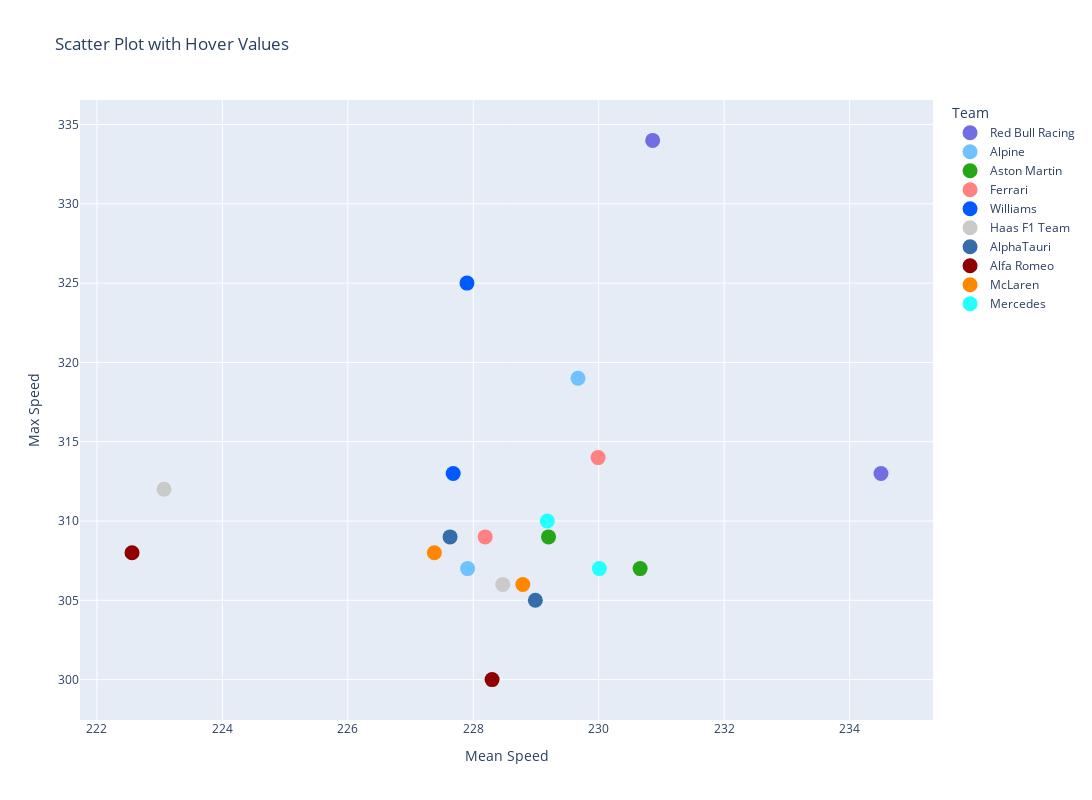

The code cell stored with this chart in its notebook:
### Code cell
fig = px.scatter(
    df_box,
    x='Mean Speed',
    y='Max Speed',
    color='Team',
    hover_name='Driver',  # Display team name when hovering
    hover_data={'Driver': True, 'Team': True,'Color':False},  # Display driver and team in hover
    color_discrete_map=team_colors,  # Map team names to colors
    title='Scatter Plot with Hover Values',
    width=1200,  # Specify the width of the figure in pixels
    height=800,  # Specify the height of the figure in pixels
)
fig.update_traces(marker_size=15)
fig.show()

### Figure 1 — Plotly figure (JSON) as saved in the notebook; plotly's stock layout.template omitted (floating-point values rounded to 4 significant figures)
{"data": [{"customdata": [["VER", "Red Bull Racing", "#0600ef"], ["PER", "Red Bull Racing", "#716de2"]], "hovertemplate": "<b>%{hovertext}</b><br><br>Team=%{customdata[1]}<br>Mean Speed=%{x}<br>Max Speed=%{y}<br>Driver=%{customdata[0]}<extra></extra>", "hovertext": ["VER", "PER"], "legendgroup": "Red Bull Racing", "marker": {"color": "#716de2", "size": 15, "symbol": "circle"}, "mode": "markers", "name": "Red Bull Racing", "orientation": "v", "showlegend": true, "type": "scatter", "x": [230.9, 234.5], "xaxis": "x", "y": [334, 313], "yaxis": "y"}, {"customdata": [["GAS", "Alpine", "#0090ff"], ["OCO", "Alpine", "#70c2ff"]], "hovertemplate": "<b>%{hovertext}</b><br><br>Team=%{customdata[1]}<br>Mean Speed=%{x}<br>Max Speed=%{y}<br>Driver=%{customdata[0]}<extra></extra>", "hovertext": ["GAS", "OCO"], "legendgroup": "Alpine", "marker": {"color": "#70c2ff", "size": 15, "symbol": "circle"}, "mode": "markers", "name": "Alpine", "orientation": "v", "showlegend": true, "type": "scatter", "x": [229.7, 227.9], "xaxis": "x", "y": [319, 307], "yaxis": "y"}, {"customdata": [["ALO", "Aston Martin", "#006f62"], ["STR", "Aston Martin", "#25a617"]], "hovertemplate": "<b>%{hovertext}</b><br><br>Team=%{customdata[1]}<br>Mean Speed=%{x}<br>Max Speed=%{y}<br>Driver=%{customdata[0]}<extra></extra>", "hovertext": ["ALO", "STR"], "legendgroup": "Aston Martin", "marker": {"color": "#25a617", "size": 15, "symbol": "circle"}, "mode": "markers", "name": "Aston Martin", "orientation": "v", "showlegend": true, "type": "scatter", "x": [230.7, 229.2], "xaxis": "x", "y": [307, 309], "yaxis": "y"}, {"customdata": [["LEC", "Ferrari", "#dc0000"], ["SAI", "Ferrari", "#ff8181"]], "hovertemplate": "<b>%{hovertext}</b><br><br>Team=%{customdata[1]}<br>Mean Speed=%{x}<br>Max Speed=%{y}<br>Driver=%{customdata[0]}<extra></extra>", "hovertext": ["LEC", "SAI"], "legendgroup": "Ferrari", "marker": {"color": "#ff8181", "size": 15, "symbol": "circle"}, "mode": "markers", "name": "Ferrari", "orientation": "v", "showlegend": true, "type": "scatter", "x": [230.0, 228.2], "xaxis": "x", "y": [314, 309], "yaxis": "y"}, {"customdata": [["SAR", "Williams", "#012564"], ["ALB", "Williams", "#005aff"]], "hovertemplate": "<b>%{hovertext}</b><br><br>Team=%{customdata[1]}<br>Mean Speed=%{x}<br>Max Speed=%{y}<br>Driver=%{customdata[0]}<extra></extra>", "hovertext": ["SAR", "ALB"], "legendgroup": "Williams", "marker": {"color": "#005aff", "size": 15, "symbol": "circle"}, "mode": "markers", "name": "Williams", "orientation": "v", "showlegend": true, "type": "scatter", "x": [227.9, 227.7], "xaxis": "x", "y": [325, 313], "yaxis": "y"}, {"customdata": [["MAG", "Haas F1 Team", "#ffffff"], ["HUL", "Haas F1 Team", "#cacaca"]], "hovertemplate": "<b>%{hovertext}</b><br><br>Team=%{customdata[1]}<br>Mean Speed=%{x}<br>Max Speed=%{y}<br>Driver=%{customdata[0]}<extra></extra>", "hovertext": ["MAG", "HUL"], "legendgroup": "Haas F1 Team", "marker": {"color": "#cacaca", "size": 15, "symbol": "circle"}, "mode": "markers", "name": "Haas F1 Team", "orientation": "v", "showlegend": true, "type": "scatter", "x": [228.5, 223.1], "xaxis": "x", "y": [306, 312], "yaxis": "y"}, {"customdata": [["DEV", "AlphaTauri", "#1e3d61"], ["TSU", "AlphaTauri", "#356cac"]], "hovertemplate": "<b>%{hovertext}</b><br><br>Team=%{customdata[1]}<br>Mean Speed=%{x}<br>Max Speed=%{y}<br>Driver=%{customdata[0]}<extra></extra>", "hovertext": ["DEV", "TSU"], "legendgroup": "AlphaTauri", "marker": {"color": "#356cac", "size": 15, "symbol": "circle"}, "mode": "markers", "name": "AlphaTauri", "orientation": "v", "showlegend": true, "type": "scatter", "x": [229.0, 227.6], "xaxis": "x", "y": [305, 309], "yaxis": "y"}, {"customdata": [["ZHO", "Alfa Romeo", "#500000"], ["BOT", "Alfa Romeo", "#900000"]], "hovertemplate": "<b>%{hovertext}</b><br><br>Team=%{customdata[1]}<br>Mean Speed=%{x}<br>Max Speed=%{y}<br>Driver=%{customdata[0]}<extra></extra>", "hovertext": ["ZHO", "BOT"], "legendgroup": "Alfa Romeo", "marker": {"color": "#900000", "size": 15, "symbol": "circle"}, "mode": "markers", "name": "Alfa Romeo", "orientation": "v", "showlegend": true, "type": "scatter", "x": [222.6, 228.3], "xaxis": "x", "y": [308, 300], "yaxis": "y"}, {"customdata": [["NOR", "McLaren", "#eeb370"], ["PIA", "McLaren", "#ff8700"]], "hovertemplate": "<b>%{hovertext}</b><br><br>Team=%{customdata[1]}<br>Mean Speed=%{x}<br>Max Speed=%{y}<br>Driver=%{customdata[0]}<extra></extra>", "hovertext": ["NOR", "PIA"], "legendgroup": "McLaren", "marker": {"color": "#ff8700", "size": 15, "symbol": "circle"}, "mode": "markers", "name": "McLaren", "orientation": "v", "showlegend": true, "type": "scatter", "x": [227.4, 228.8], "xaxis": "x", "y": [308, 306], "yaxis": "y"}, {"customdata": [["HAM", "Mercedes", "#00d2be"], ["RUS", "Mercedes", "#24ffff"]], "hovertemplate": "<b>%{hovertext}</b><br><br>Team=%{customdata[1]}<br>Mean Speed=%{x}<br>Max Speed=%{y}<br>Driver=%{customdata[0]}<extra></extra>", "hovertext": ["HAM", "RUS"], "legendgroup": "Mercedes", "marker": {"color": "#24ffff", "size": 15, "symbol": "circle"}, "mode": "markers", "name": "Mercedes", "orientation": "v", "showlegend": true, "type": "scatter", "x": [229.2, 230.0], "xaxis": "x", "y": [310, 307], "yaxis": "y"}], "layout": {"height": 800, "legend": {"title": {"text": "Team"}, "tracegroupgap": 0}, "title": {"text": "Scatter Plot with Hover Values"}, "width": 1200, "xaxis": {"anchor": "y", "autorange": true, "domain": [0, 1], "range": [221.7, 235.3], "title": {"text": "Mean Speed"}, "type": "linear"}, "yaxis": {"anchor": "x", "autorange": true, "domain": [0, 1], "range": [297.5, 336.5], "title": {"text": "Max Speed"}, "type": "linear"}}}
